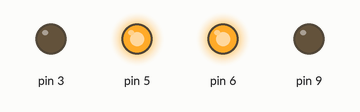
Simulated run of this sketch. Board: Arduino Uno, built with avr-gcc and run on an emulated ATmega328P. Parts: output pins drawn as LEDs (lit = HIGH).

Above: at 0.1 s.
At 1.1 s:
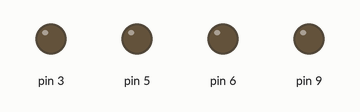
Timing chart, 0 to 2.6 s (numbered marks = the images above):
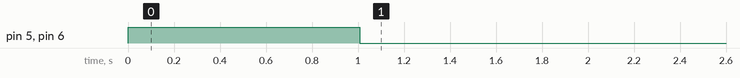

The sketch:

Search.ino
```cpp
/*
Author: Karim Q.
Date: ~2019
*/
int orimil = 0;
int searchinterval = 1000;
int i=0;
int count=0;

char flag ='L';

void setup() {
  pinMode(2, INPUT);
  pinMode(10, INPUT);
  pinMode(3, OUTPUT);
  pinMode(5, OUTPUT);
  pinMode(6, OUTPUT);
  pinMode(9, OUTPUT);
}

void drive(int mtr1Rs, int mtr2Rs, int mtr1Ls, int mtr2Ls) {
  analogWrite(3, mtr1Rs);
  analogWrite(5, mtr2Rs);
  analogWrite(6, mtr1Ls);
  analogWrite(9, mtr2Ls);
}

void autostart() {
  drive(0, 255, 255, 0);
  delay(350);
  drive(255, 0, 112, 0);
  delay(1800);
  drive(255, 0, 0, 255);
  delay(900);
  drive(255, 0, 255, 0);
  delay(1000);
  drive(0,0,0,0);
}

void interfunc() {
  drive(0,255,255,0);
  delayMicroseconds(16000); delayMicroseconds(16000); delayMicroseconds(16000); delayMicroseconds(16000); delayMicroseconds(16000); delayMicroseconds(16000); delayMicroseconds(16000);
  delayMicroseconds(16000); delayMicroseconds(16000); delayMicroseconds(16000); delayMicroseconds(16000); delayMicroseconds(16000); delayMicroseconds(16000); delayMicroseconds(16000);
  delayMicroseconds(16000); delayMicroseconds(16000); delayMicroseconds(16000); delayMicroseconds(16000); delayMicroseconds(16000); delayMicroseconds(16000); delayMicroseconds(16000);
  delayMicroseconds(16000); delayMicroseconds(16000); delayMicroseconds(16000); delayMicroseconds(16000); delayMicroseconds(16000); delayMicroseconds(16000); delayMicroseconds(16000);
  delayMicroseconds(16000); delayMicroseconds(16000); delayMicroseconds(16000); delayMicroseconds(16000); delayMicroseconds(16000); delayMicroseconds(16000); delayMicroseconds(16000);
  delayMicroseconds(16000); delayMicroseconds(16000); delayMicroseconds(16000); delayMicroseconds(16000); delayMicroseconds(16000); delayMicroseconds(16000); delayMicroseconds(16000);
  delayMicroseconds(16000); delayMicroseconds(16000); delayMicroseconds(16000); delayMicroseconds(16000); delayMicroseconds(16000); delayMicroseconds(16000); delayMicroseconds(16000);
  delayMicroseconds(16000); delayMicroseconds(16000); delayMicroseconds(16000); delayMicroseconds(16000); delayMicroseconds(16000); delayMicroseconds(16000); delayMicroseconds(16000);
  delayMicroseconds(16000); delayMicroseconds(16000); delayMicroseconds(16000); delayMicroseconds(16000); delayMicroseconds(16000); delayMicroseconds(16000); delayMicroseconds(16000);
  drive(0,0,0,0);
}

void loop() {
  if(i==0){
    interfunc();
    i=1;
  }

  // unsigned long curmil = millis();

  // if (curmil - orimil >= searchinterval && flag == 'R') {
  //   flag = 'L';
  //   orimil = curmil;
  //   count=count+1;
  // }

  // if (curmil - orimil >= searchinterval && flag == 'L') {
  //   flag = 'R';
  //   orimil = curmil;
  //   count=count+1;
  // }

  // if (flag == 'R') {
  //   drive(30, 0, 180, 0);
  // }

  // if (flag == 'L') {
  //   drive(180, 0, 30, 0);
  // }

  // if (count == 5) {
  //   drive(0,255,255,0);
  //   delay(500);
  //   orimil=curmil;
  //   count=0;
  // }
}
```

Measured:
- by itself, pin 5, pin 6: LOW → HIGH at 0.00 s, → LOW 1.0 s later
